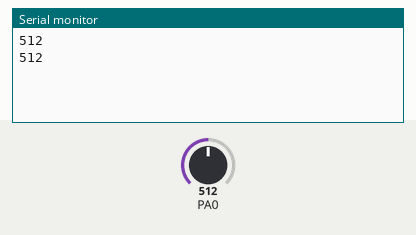
This sketch was run on a simulated STM32 Blue Pill. Shown: the last lines printed to the serial monitor. The test bench sets the inputs (shaded band); at power-on: PA0 = 512.

Above: at 1.8 s.
1.9 s: PA0 set to 716
At 2.8 s:
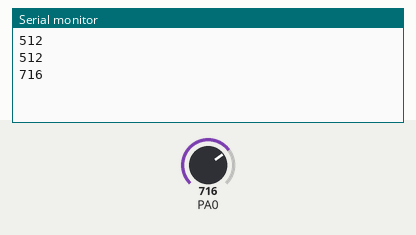
3.4 s: PA0 set to 900
At 4.8 s:
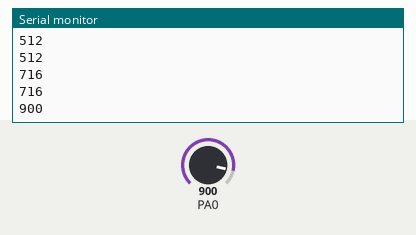
Timing chart, 0 to 6.4 s (numbered marks = the images above; inputs shaded):
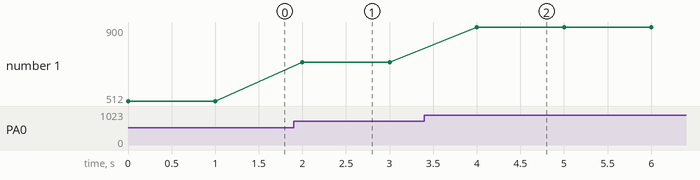

Measured:
- after the input at 1.9 s, the serial monitor: prints a new line after 0.10 s (image 1)
- after the input at 3.4 s, the serial monitor: prints a new line after 0.60 s (image 2)
- plotted number 1: 512 → 716 after the input at 1.9 s, 716 → 900 after the input at 3.4 s

The sketch:

LDR.ino
```cpp
int sensor = PA0;
void setup() {
  Serial.begin(9600);
}
void loop() {
  int val = analogRead(PA0);
  Serial.println(val);
  delay(1000);
}
```
